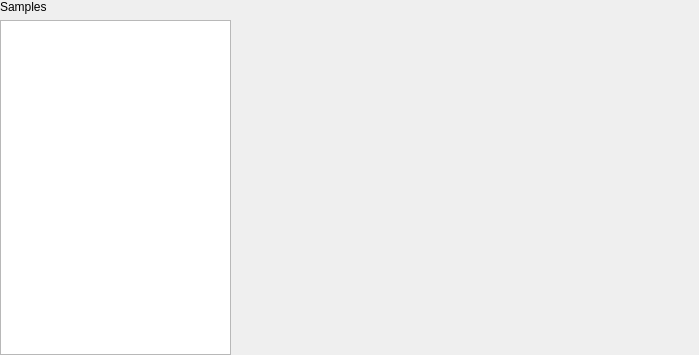
<?xml version="1.0" encoding="UTF-8"?>
<ui version="4.0">
 <class>form</class>
 <widget class="QWidget" name="form">
  <property name="geometry">
   <rect>
    <x>0</x>
    <y>0</y>
    <width>699</width>
    <height>355</height>
   </rect>
  </property>
  <property name="windowTitle">
   <string>Form</string>
  </property>
  <layout class="QGridLayout" name="gridLayout" columnstretch="1,2">
   <property name="leftMargin">
    <number>0</number>
   </property>
   <property name="topMargin">
    <number>0</number>
   </property>
   <property name="rightMargin">
    <number>0</number>
   </property>
   <property name="bottomMargin">
    <number>0</number>
   </property>
   <item row="0" column="0">
    <widget class="QLabel" name="samplesLabel">
     <property name="text">
      <string>Samples</string>
     </property>
    </widget>
   </item>
   <item row="0" column="1" rowspan="2">
    <widget class="ExportSampleWidget" name="sampleExportWidget" native="true"/>
   </item>
   <item row="1" column="0">
    <widget class="QListView" name="samplesListView"/>
   </item>
  </layout>
 </widget>
 <customwidgets>
  <customwidget>
   <class>ExportSampleWidget</class>
   <extends>QWidget</extends>
   <header>snpanalyzer/gui/widget/export/sample.h</header>
   <container>1</container>
  </customwidget>
 </customwidgets>
 <resources/>
 <connections/>
</ui>
